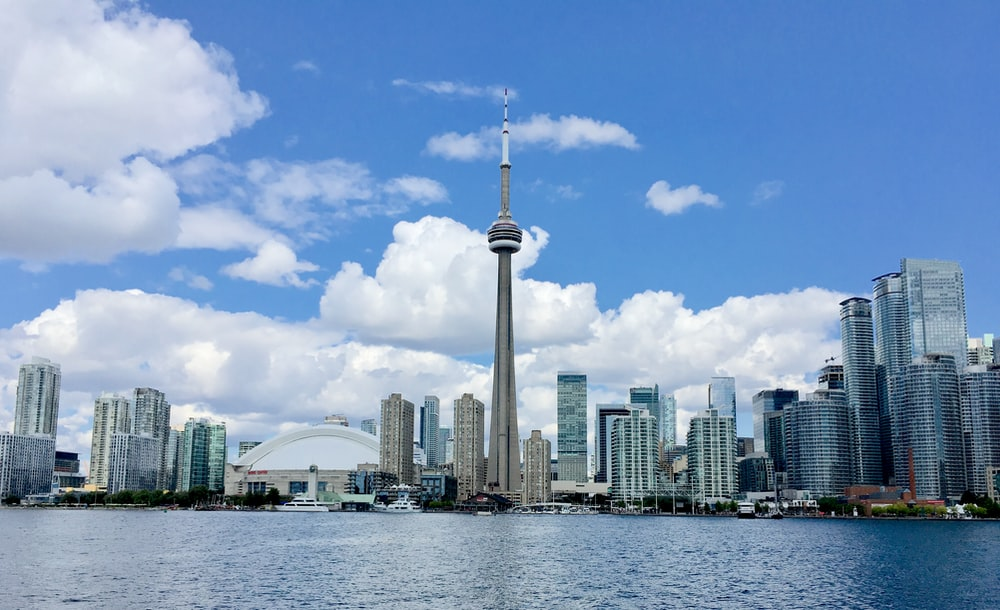
#> input picture Resources/Photos/toronto.jpg, 1000 x 610 px, found by its file name
$ python gradients_edges.py
#> lines starting #> are read from the running program, lines starting #| are printed output that depends on the picture; after the words box and inside, x2 and y2 are one past the last pixel; in counts of white or black regions, pixels touching at a corner belong together
import cv2 as cv
import numpy as np

img = cv.imread('./Resources/Photos/toronto.jpg')
#> img is the input picture: shape (610, 1000, 3); mean B, G, R 187.2, 152.4, 123
# cv.imshow('toronto', img)

gray = cv.cvtColor(img, cv.COLOR_BGR2GRAY)
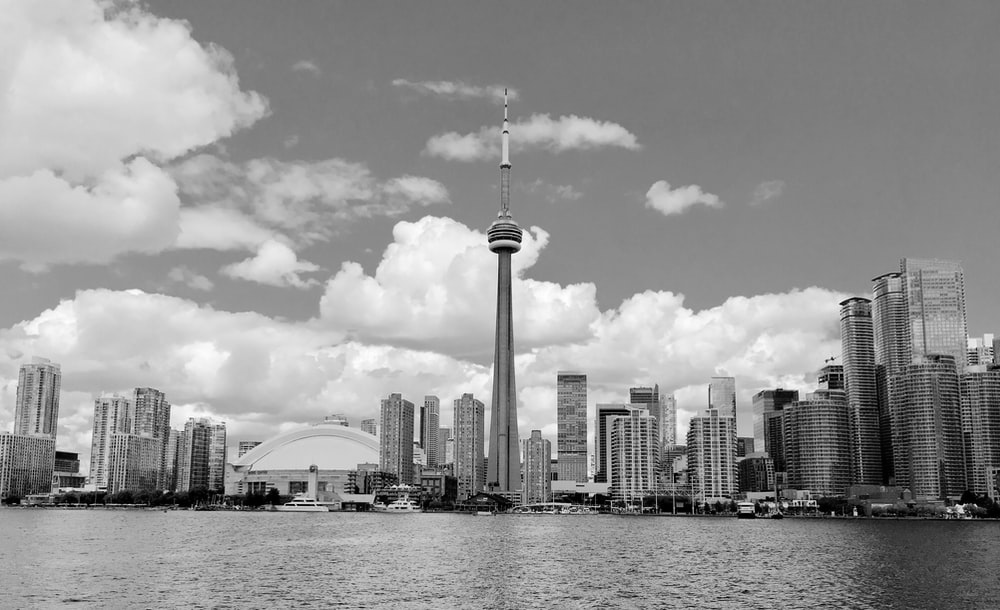
#> gray: shape (610, 1000); min 0, max 255, mean 147.6
# cv.imshow('gray', gray)

# laplacian
lap = cv.Laplacian(gray, cv.CV_64F)
lap = np.uint8(np.absolute(lap))
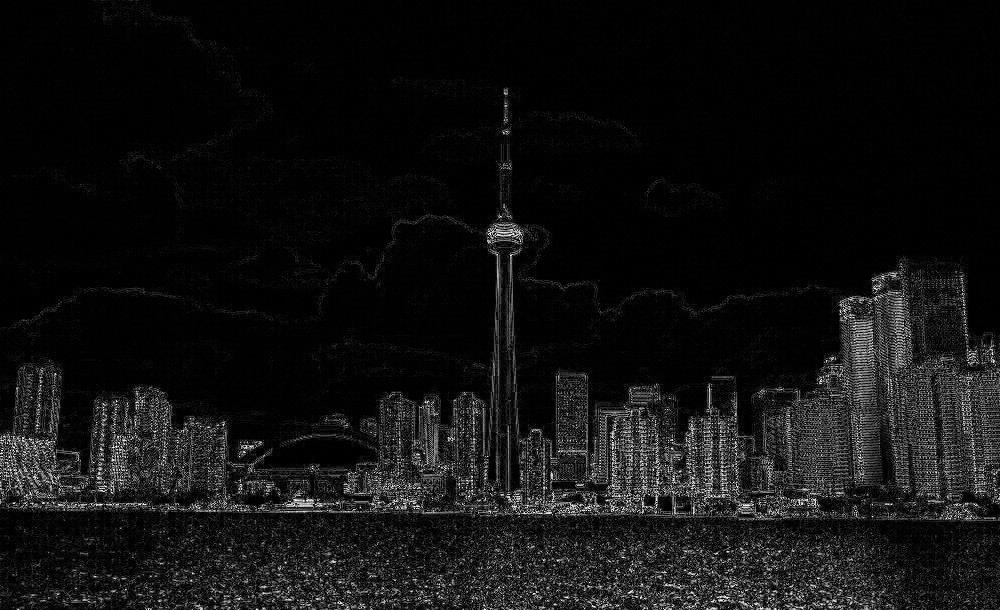
#> lap: shape (610, 1000); min 0, max 255, mean 17.8
cv.imshow('laplacian', lap)

# sobel
sobelx = cv.Sobel(gray, cv.CV_64F, 1, 0)
sobely = cv.Sobel(gray, cv.CV_64F, 0, 1)
combined_sobel = cv.bitwise_or(sobelx, sobely)
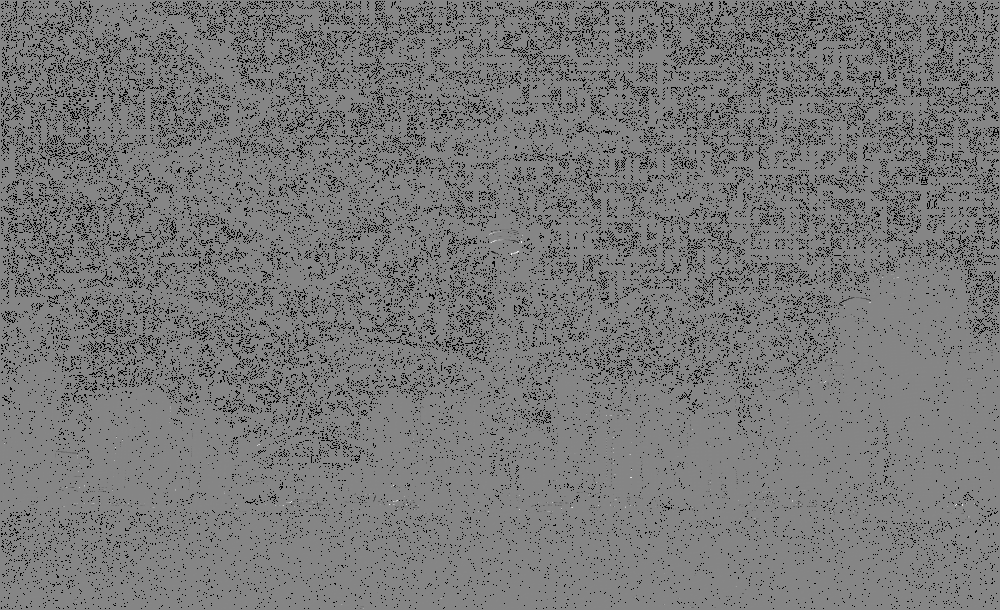
#> combined_sobel: shape (610, 1000) float64; 9.58% of the values are NaN or infinite; the others: min -130944, max 118528, mean -104.8; drawn with min black, max white, NaN and infinite black

cv.imshow('Sobel X', sobelx)
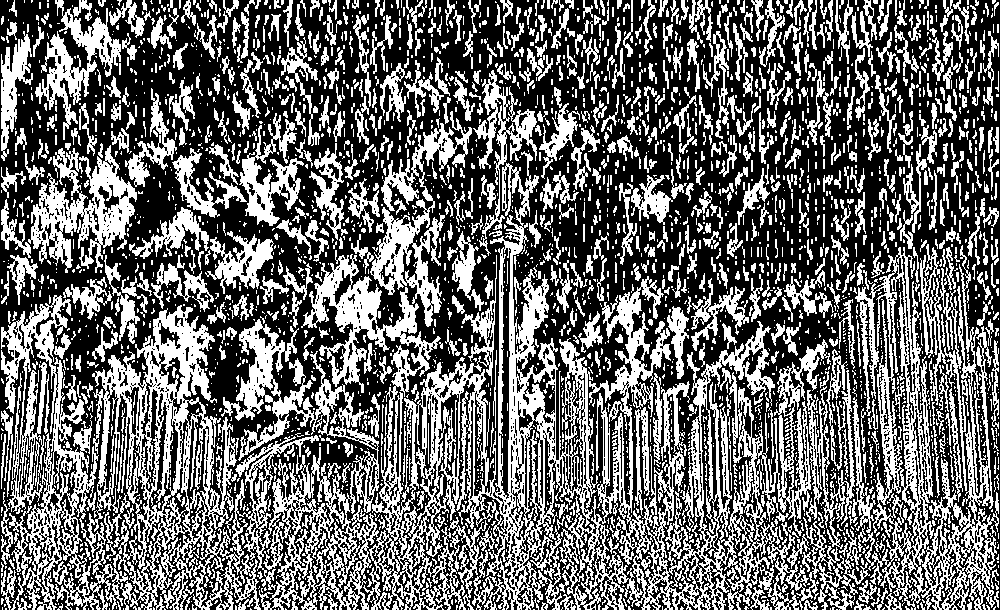
#> window 'Sobel X': shape (610, 1000); 41.3% white; 3261 white regions (2328 under 20 px), largest, box (x1, y1, x2, y2) and area: (1, 295, 379, 610) 45394, (301, 151, 598, 610) 33291, (559, 276, 870, 610) 31472
cv.imshow('Sobel Y', sobely)
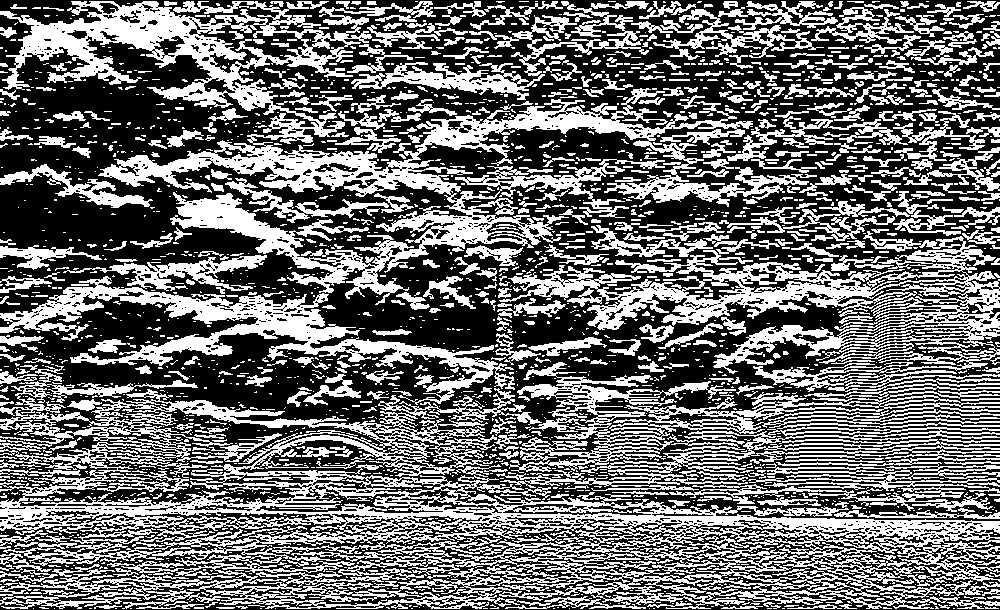
#> window 'Sobel Y': shape (610, 1000); 42.6% white; 2319 white regions (1682 under 20 px), largest, box (x1, y1, x2, y2) and area: (0, 388, 1000, 609) 66436, (0, 1, 817, 305) 47108, (499, 231, 1000, 392) 22935
cv.imshow('Combined Sobel', combined_sobel)
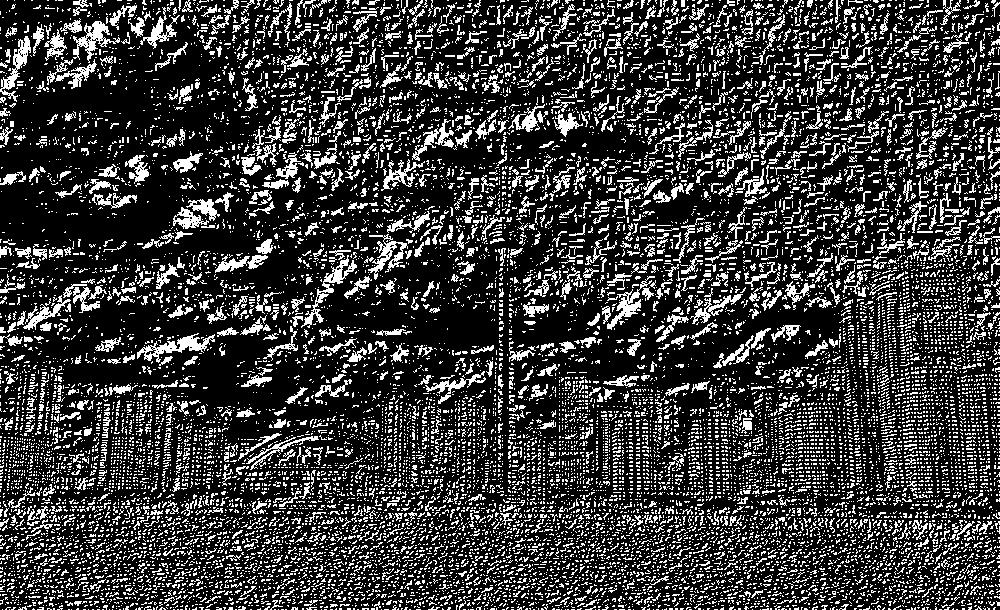
#> window 'Combined Sobel': shape (610, 1000); 22.6% white in thin lines or dots

canny = cv.Canny(gray, 150, 175)
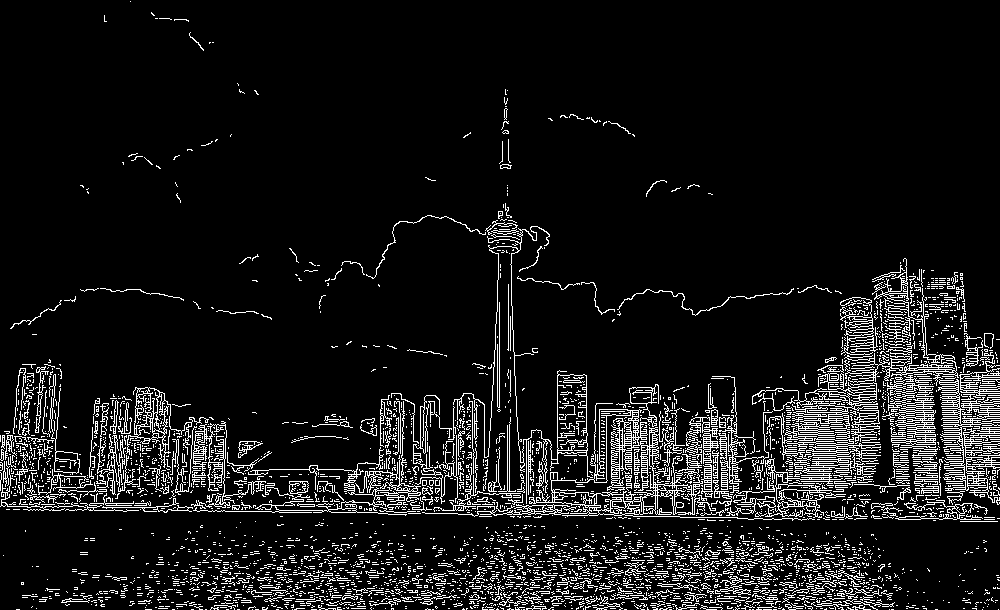
#> canny: shape (610, 1000); 9% white in thin lines or dots
cv.imshow('Canny', canny)
cv.waitKey(0)


cv.waitKey(0)

$ run again, with Resources/Photos/cat1.jpg copied over Resources/Photos/toronto.jpg
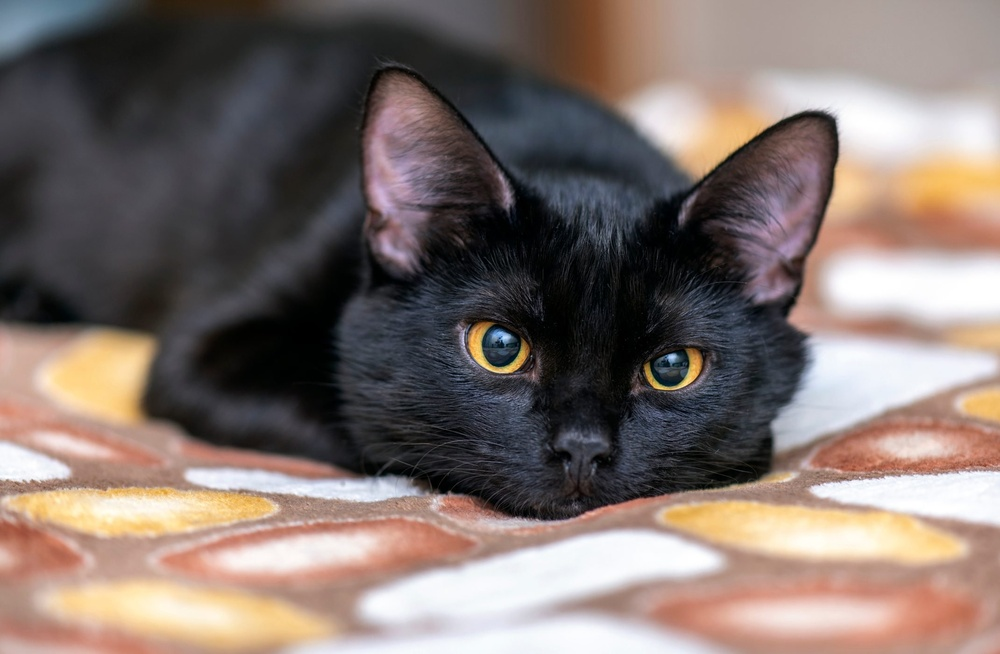
#> input picture Resources/Photos/cat1.jpg, 1000 x 654 px, shrunk from 2141 x 1400 before the run, found by its file name
#> img is the input picture: shape (654, 1000, 3); mean B, G, R 108.6, 113.9, 127.9
#> `cv.imshow('Sobel X', sobelx)`:
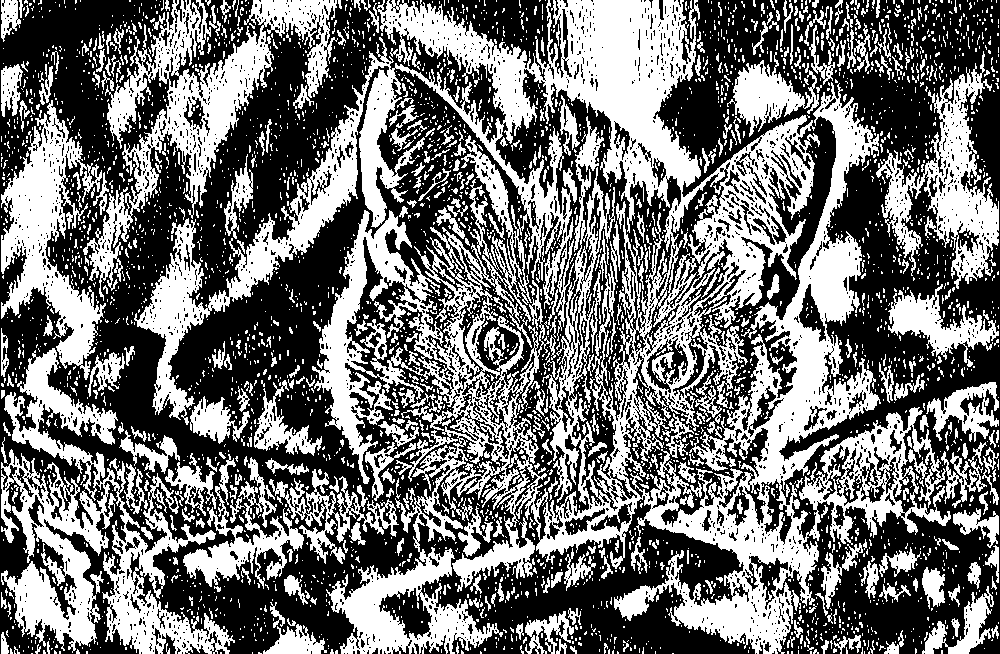
#> window 'Sobel X': shape (654, 1000); 44.7% white; 3538 white regions (3083 under 20 px), largest, box (x1, y1, x2, y2) and area: (134, 0, 987, 654) 158114, (1, 348, 235, 654) 22886, (83, 0, 338, 301) 17322
#> `canny = cv.Canny(gray, 150, 175)`:
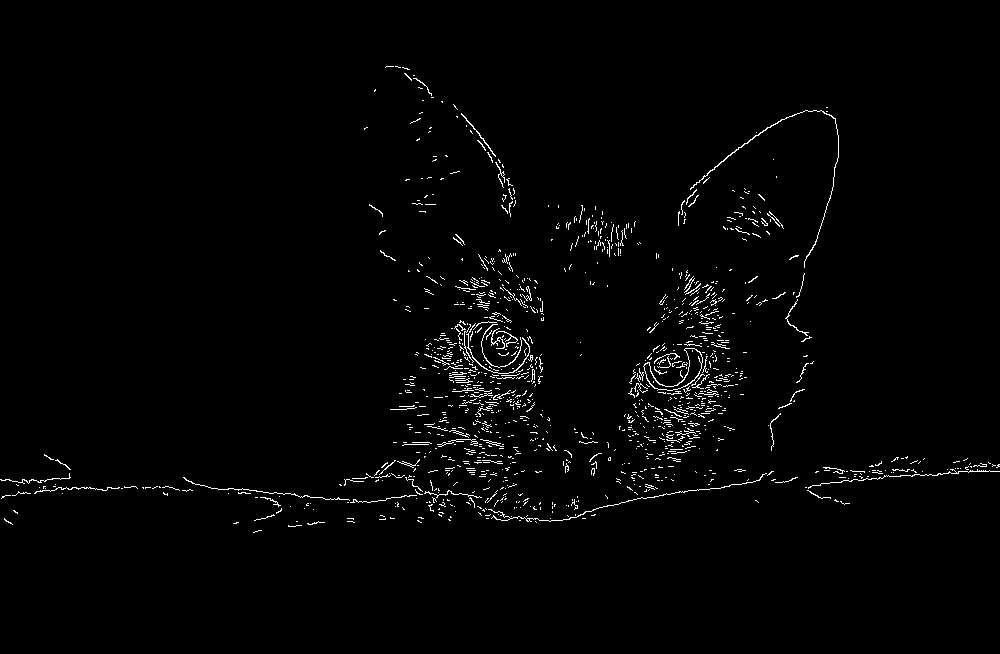
#> canny: shape (654, 1000); 1.6% white in thin lines or dots, all inside (x1, y1, x2, y2) = (0, 66, 1000, 533)

$ run again, with Resources/Photos/cat2.jpg copied over Resources/Photos/toronto.jpg
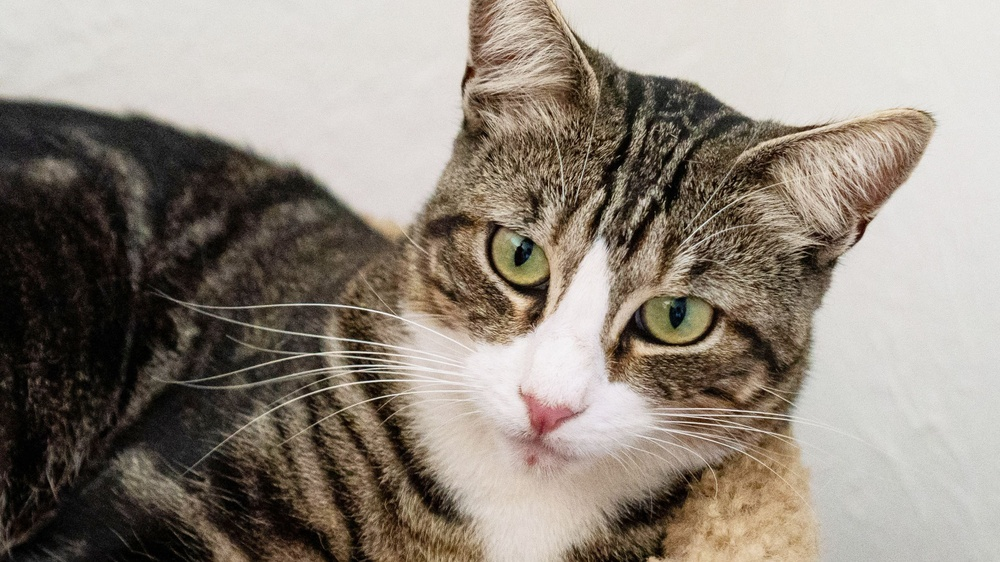
#> input picture Resources/Photos/cat2.jpg, 1000 x 562 px, shrunk from 2776 x 1561 before the run, found by its file name
#> img is the input picture: shape (562, 1000, 3); mean B, G, R 124, 134.4, 143.6
#> `cv.imshow('Sobel X', sobelx)`:
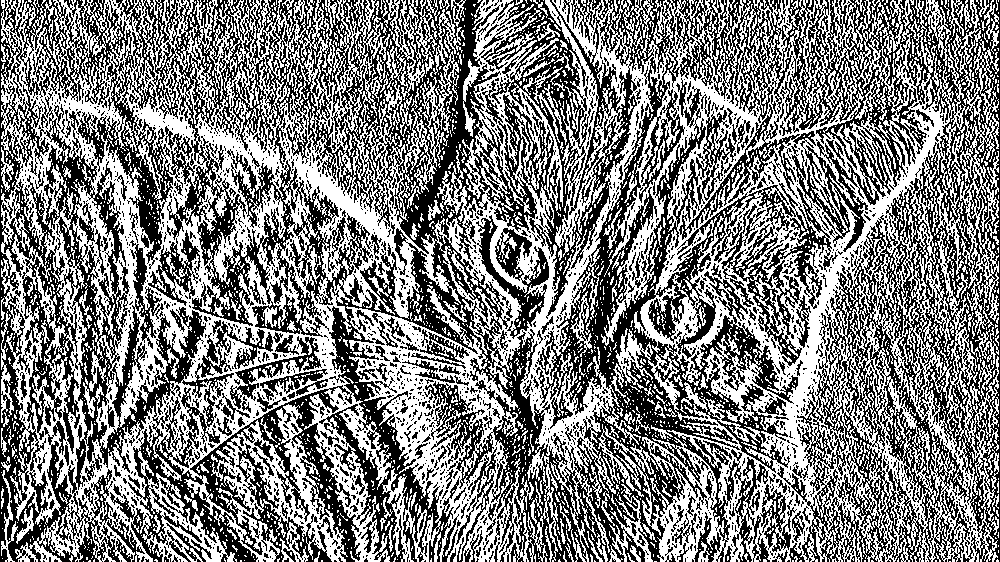
#> window 'Sobel X': shape (562, 1000); 49.7% white in thin lines or dots
#> `canny = cv.Canny(gray, 150, 175)`:
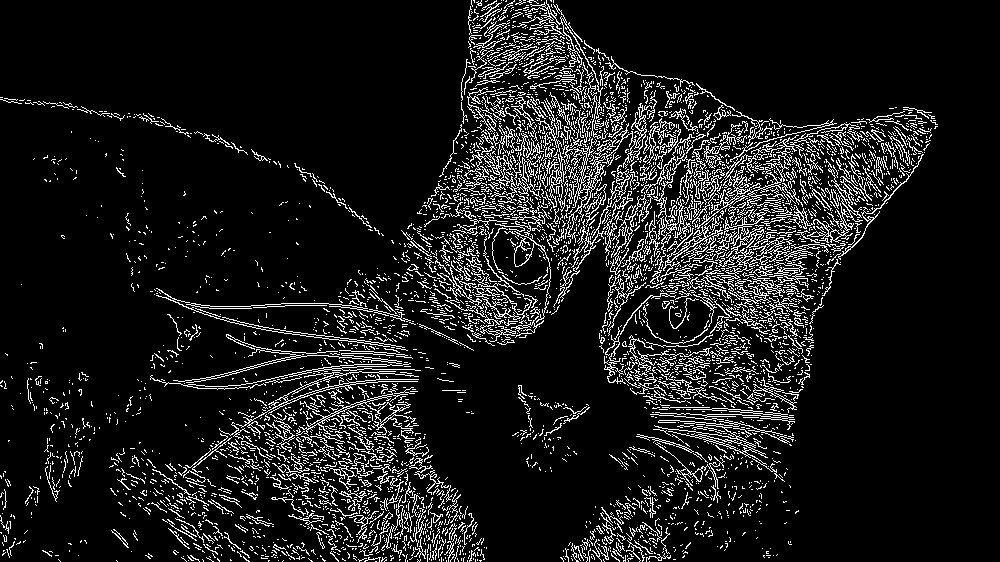
#> canny: shape (562, 1000); 10.3% white in thin lines or dots

$ run again, with Resources/Photos/dog1.jpg copied over Resources/Photos/toronto.jpg
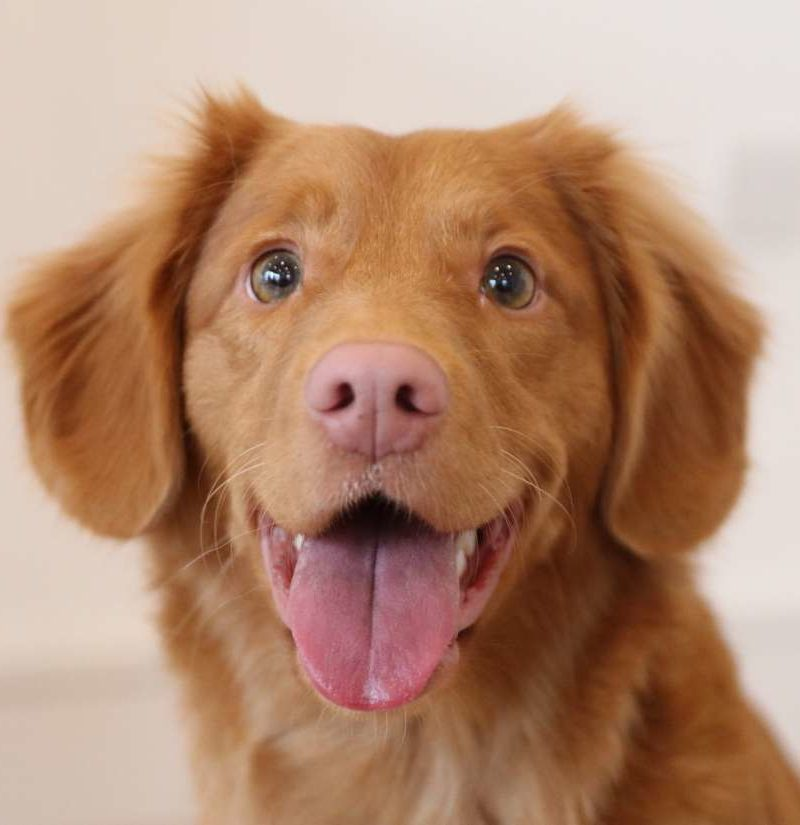
#> input picture Resources/Photos/dog1.jpg, 800 x 825 px, found by its file name
#> img is the input picture: shape (825, 800, 3); mean B, G, R 112.3, 137.1, 177.1
#> `canny = cv.Canny(gray, 150, 175)`:
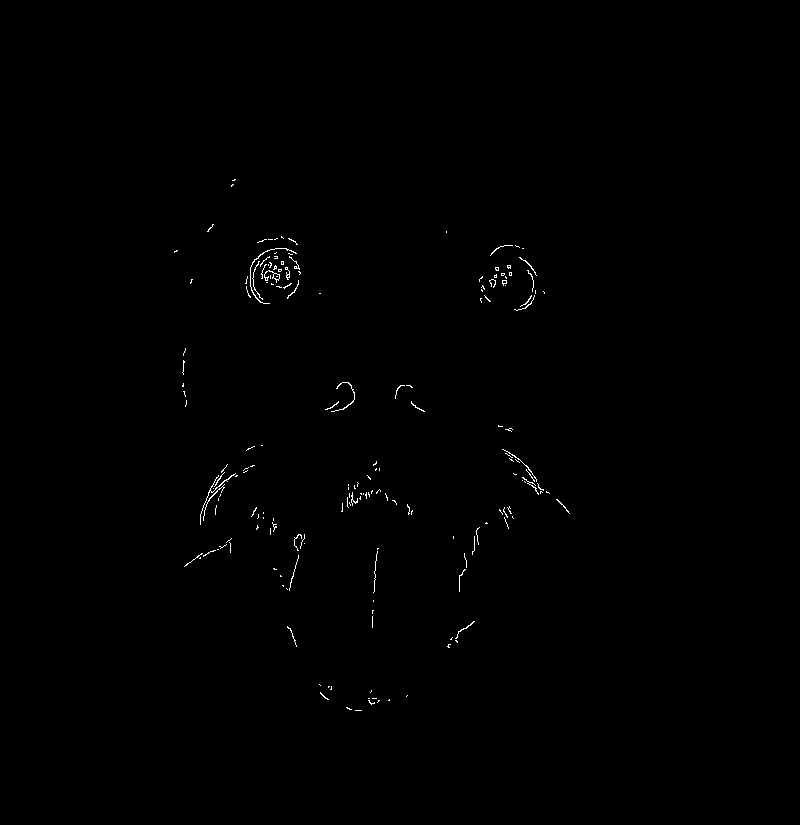
#> canny: shape (825, 800); 0.34% white in thin lines or dots, all inside (x1, y1, x2, y2) = (174, 179, 570, 711)
